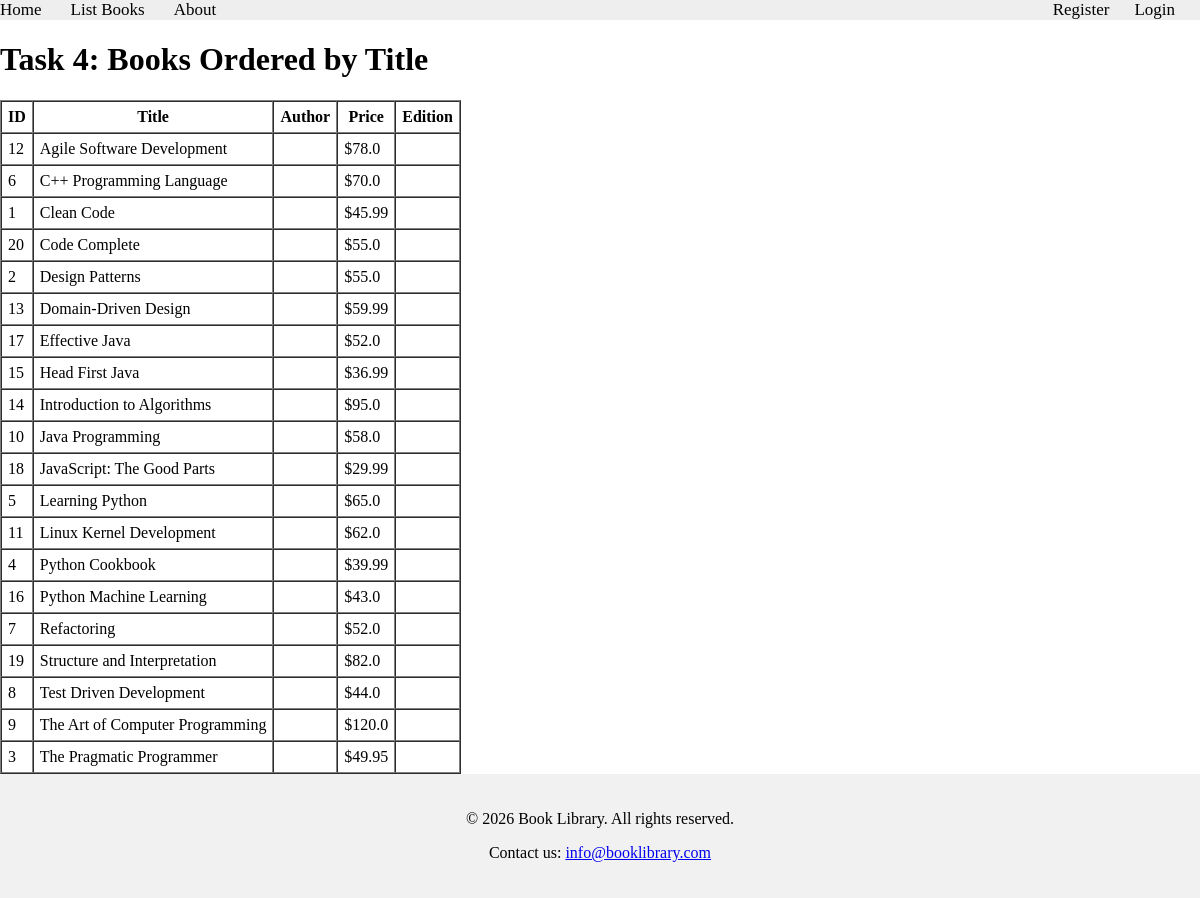
The page /books/lab8/task4 on the database as committed earlier.
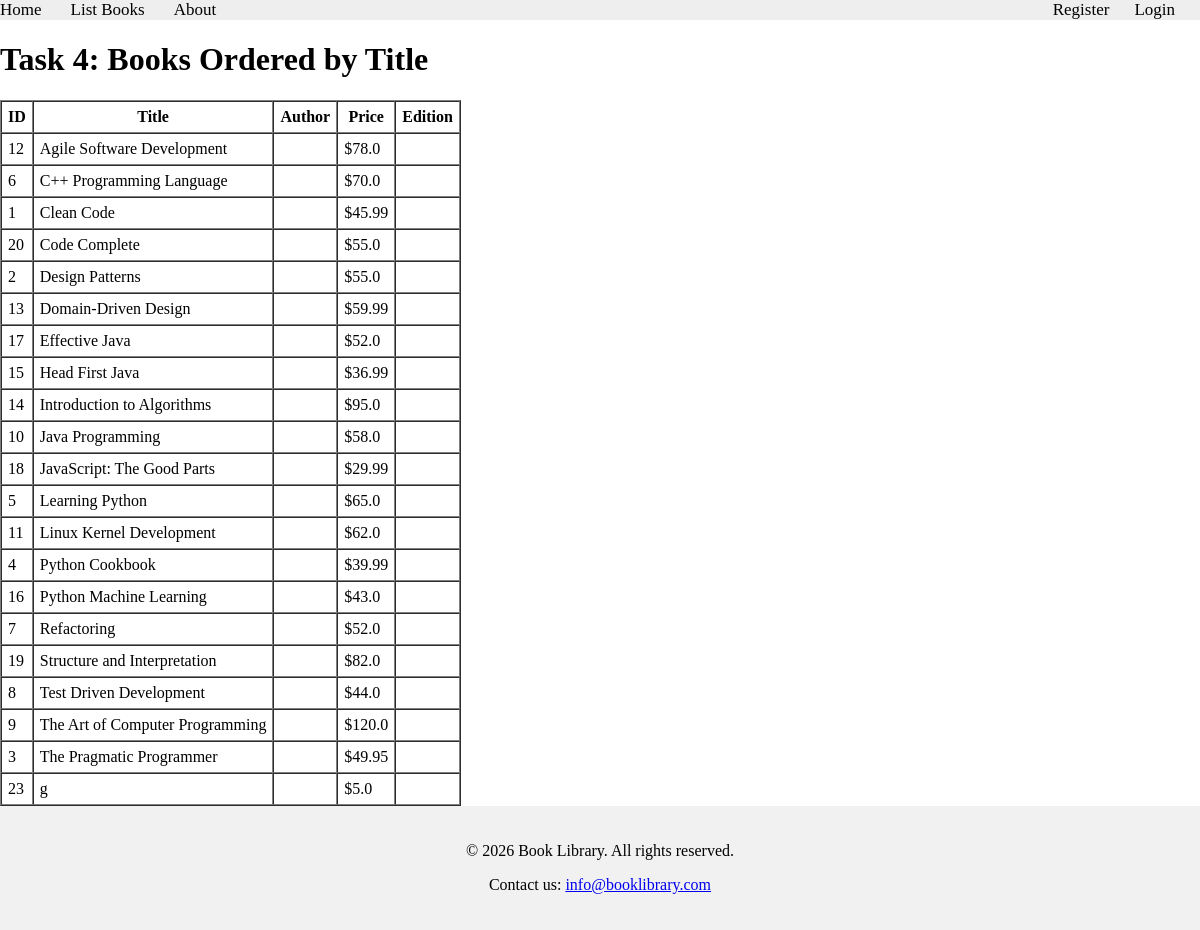
The same page on the database as committed later.
### apps/bookmodule/models.py (models this page shows, shortened)
class Book(models.Model):
    title = models.CharField(max_length=100)
    price = models.FloatField(default=0.0)
    quantity = models.IntegerField(default=1)
    pubdate = models.DateTimeField()
    rating = models.SmallIntegerField(default=1)
    publisher = models.ForeignKey(Publisher, null=True, on_delete=models.SET_NULL)
    authors = models.ManyToManyField(Author)

### apps/bookmodule/views.py (the view)
# urls.py: path('lab8/task4', views.lab8_task4, name="books.lab8.task4"),
def lab8_task4(request):
    books = Book.objects.all().order_by('title')
    return render(request, 'bookmodule/lab8_task4.html', {'books': books})

### apps/template/bookmodule/lab8_task4.html (shortened to what this page needs)
{% extends "layouts/base.html" %}
{% block content %}
<h1>Task 4: Books Ordered by Title</h1>
<table border="1" cellpadding="6" cellspacing="0">
    <thead>
        <tr>
            <th>ID</th><th>Title</th><th>Author</th><th>Price</th><th>Edition</th>
        </tr>
    </thead>
    <tbody>
        {% for book in books %}
        <tr>
            <td>{{ book.id }}</td>
            <td>{{ book.title }}</td>
            <td>{{ book.author }}</td>
            <td>${{ book.price }}</td>
            <td>{{ book.edition }}</td>
        </tr>
        {% empty %}
        <tr><td colspan="5">No books found.</td></tr>
        {% endfor %}
    </tbody>
</table>
{% endblock content %}

Rows that differ between the two databases and show on the page:
added Book: id "23", title "g", price "5.0"
